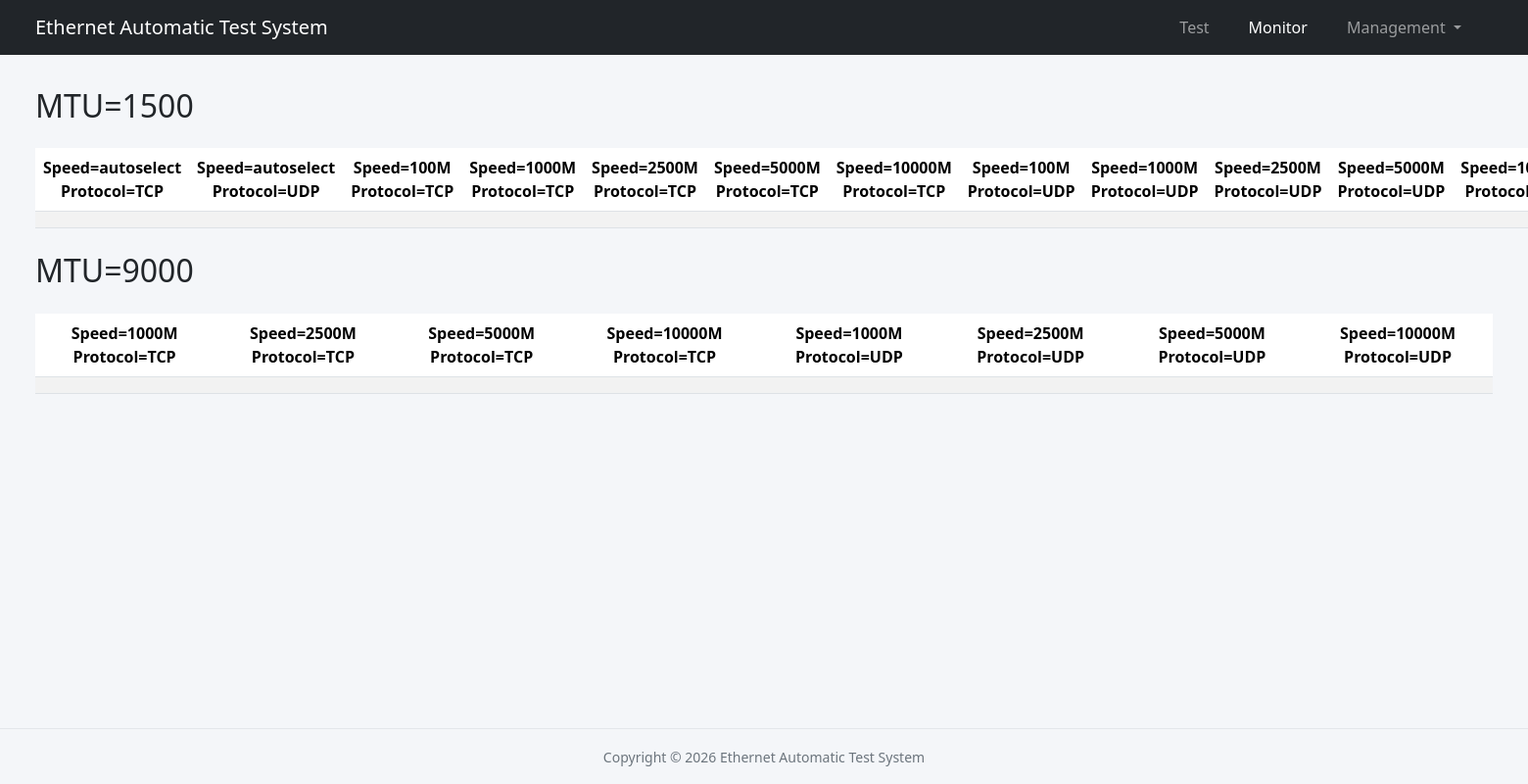
Page /api/iperf_detail/1 on the earlier database version.
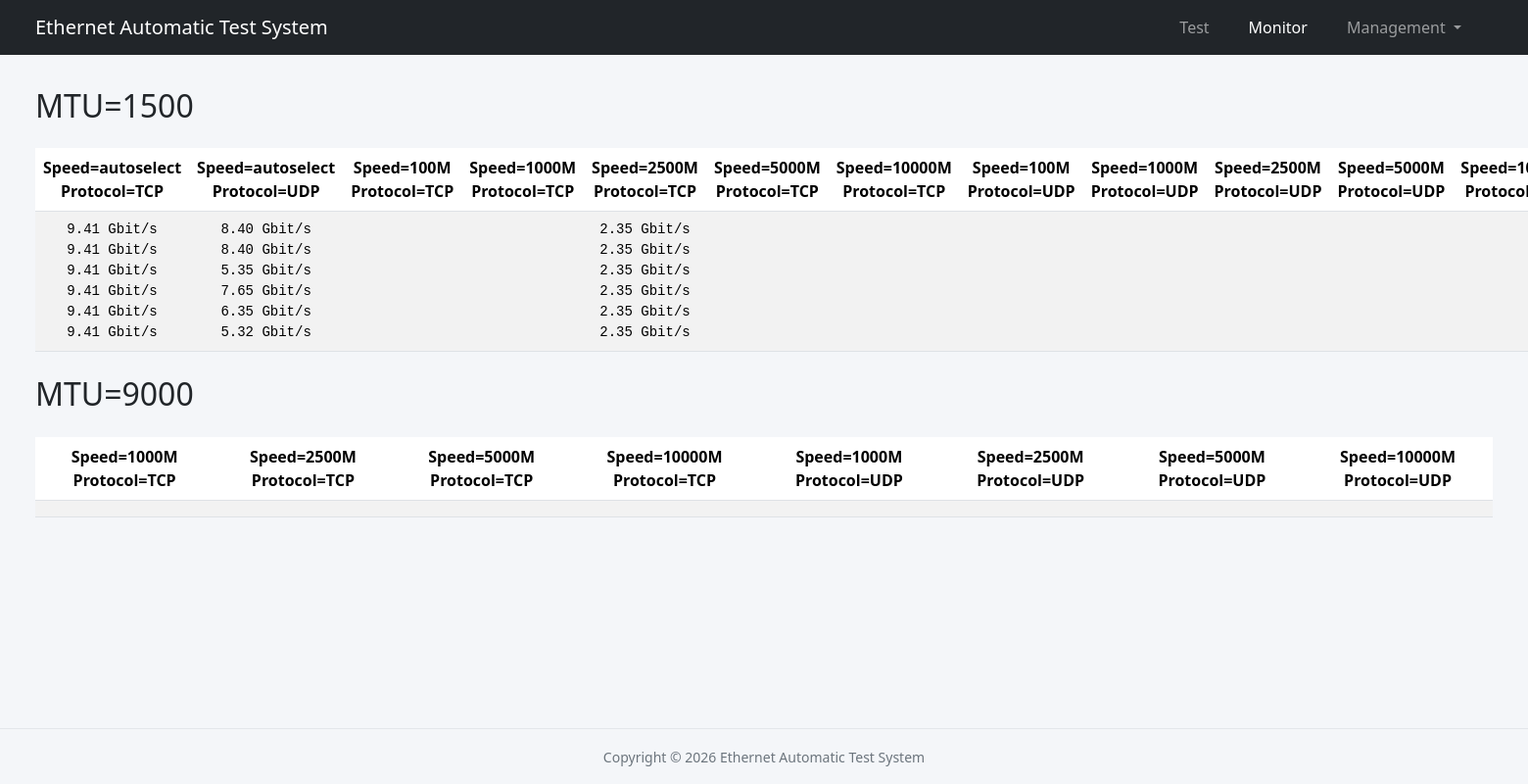
Same page on the later database version.
### libs/models.py (models this page shows)
class Result(db.Model):
    __tablename__ = 'result'
    id = db.Column(db.Integer, primary_key=True)
    switch_model = db.Column(db.String(200), nullable=False, unique=True)
    server_no = db.Column(db.String(20), nullable=False)
    server_sn = db.Column(db.String(50))
    server_ethernet_info = db.Column(db.String(200))
    server_phase = db.Column(db.String(20), nullable=False)
    server_project_code = db.Column(db.String(20), nullable=False)
    server_os_version = db.Column(db.String(50), nullable=False)
    server_bundle = db.Column(db.String(20))
    server_username = db.Column(db.String(50), nullable=False)
    server_hostname = db.Column(db.String(50), nullable=False)
    client_no = db.Column(db.String(20), nullable=False)
    client_sn = db.Column(db.String(50))
    client_ethernet_info = db.Column(db.String(200))
    client_phase = db.Column(db.String(20), nullable=False)
    client_project_code = db.Column(db.String(20), nullable=False)
    client_os_version = db.Column(db.String(50), nullable=False)
    client_bundle = db.Column(db.String(20))
    client_username = db.Column(db.String(50), nullable=False)
    client_hostname = db.Column(db.String(50), nullable=False)
    cable = db.Column(db.String(100), nullable=False)
    eee_status = db.Column(db.String(100))
    ping_test = db.Column(db.String(20))
    sleep_test = db.Column(db.String(20))
    restart_test = db.Column(db.String(20))
    shutdown_test = db.Column(db.String(20))
    mtu1500_autoselect_tcp = db.Column(db.String(200))
    mtu1500_autoselect_udp = db.Column(db.String(200))
    mtu1500_100_tcp = db.Column(db.String(200))
    mtu1500_100_udp = db.Column(db.String(200))
    mtu1500_1g_tcp = db.Column(db.String(200))
    mtu1500_1g_udp = db.Column(db.String(200))
    mtu1500_2500_tcp = db.Column(db.String(200))
    mtu1500_2500_udp = db.Column(db.String(200))
    mtu1500_5g_tcp = db.Column(db.String(200))
    mtu1500_5g_udp = db.Column(db.String(200))
    mtu1500_10g_tcp = db.Column(db.String(200))
    mtu1500_10g_udp = db.Column(db.String(200))
    mtu9000_1g_tcp = db.Column(db.String(200))
    mtu9000_1g_udp = db.Column(db.String(200))
    mtu9000_2500_tcp = db.Column(db.String(200))
    mtu9000_2500_udp = db.Column(db.String(200))
    mtu9000_5g_tcp = db.Column(db.String(200))
    mtu9000_5g_udp = db.Column(db.String(200))
    mtu9000_10g_tcp = db.Column(db.String(200))
    mtu9000_10g_udp = db.Column(db.String(200))
    send_file = db.Column(db.String(100))
    receive_file = db.Column(db.String(100))
    overnight_iperf = db.Column(db.String(100))
    send_file_issue = db.Column(db.Text)
    receive_file_issue = db.Column(db.Text)
    overnight_iperf_issue = db.Column(db.Text)
    ping_test_issue = db.Column(db.Text)
    sleep_test_issue = db.Column(db.Text)
    restart_test_issue = db.Column(db.Text)
    shutdown_test_issue = db.Column(db.Text)
    autoselect_tcp_issue = db.Column(db.Text)
    autoselect_udp_issue = db.Column(db.Text)
    mtu1500_100_tcp_issue = db.Column(db.Text)
    mtu1500_100_udp_issue = db.Column(db.Text)
    mtu1500_1g_tcp_issue = db.Column(db.Text)
    mtu1500_1g_udp_issue = db.Column(db.Text)
    mtu1500_2500_tcp_issue = db.Column(db.Text)
    mtu1500_2500_udp_issue = db.Column(db.Text)
    mtu1500_5g_tcp_issue = db.Column(db.Text)
    mtu1500_5g_udp_issue = db.Column(db.Text)
    mtu1500_10g_tcp_issue = db.Column(db.Text)
    mtu1500_10g_udp_issue = db.Column(db.Text)
    mtu9000_1g_tcp_issue = db.Column(db.Text)
    mtu9000_1g_udp_issue = db.Column(db.Text)
    mtu9000_2500_tcp_issue = db.Column(db.Text)
    mtu9000_2500_udp_issue = db.Column(db.Text)
    mtu9000_5g_tcp_issue = db.Column(db.Text)
    mtu9000_5g_udp_issue = db.Column(db.Text)
    mtu9000_10g_tcp_issue = db.Column(db.Text)
    mtu9000_10g_udp_issue = db.Column(db.Text)
    update_time = db.Column(db.DateTime)
    is_exported = db.Column(db.Boolean, default=False)
    created_at = db.Column(db.DateTime)

### app.py (the view)
@app.route("/api/iperf_detail/<int:result_id>", methods=["GET"])
def iperf_detail(result_id):
    result = Result.query.get_or_404(result_id)
    return render_template("iperf_detail.html", result=result, current_url='monitor')

### templates/iperf_detail.html (shortened to what the changed rows need)
{% extends "base.html" %}
{% block contents %}
<h2 class="my-4">MTU=1500</h2>
<table class="table table-striped">
    <thead>
        <tr>
            <th class="text-center">Speed=autoselect Protocol=TCP</th>
            <th class="text-center">Speed=autoselect Protocol=UDP</th>
            <th class="text-center">Speed=100M  Protocol=TCP</th>
            <th class="text-center">Speed=1000M  Protocol=TCP</th>
            <th class="text-center">Speed=2500M  Protocol=TCP</th>
            <th class="text-center">Speed=5000M  Protocol=TCP</th>
            <th class="text-center">Speed=10000M  Protocol=TCP</th>
            <th class="text-center">Speed=100M  Protocol=UDP</th>
            <th class="text-center">Speed=1000M  Protocol=UDP</th>
            <th class="text-center">Speed=2500M  Protocol=UDP</th>
            <th class="text-center">Speed=5000M  Protocol=UDP</th>
            <th class="text-center">Speed=10000M  Protocol=UDP</th>
        </tr>
    </thead>
    <tbody>
        {% if result %}
        <tr>
            <td>{% if result.mtu1500_autoselect_tcp %}<pre>{{ result.mtu1500_autoselect_tcp }}</pre>{% endif %}</td>
            <td>{% if result.mtu1500_autoselect_udp %}<pre>{{ result.mtu1500_autoselect_udp }}</pre>{% endif %}</td>
            <td>{% if result.mtu1500_100_tcp %}<pre>{{ result.mtu1500_100_tcp }}</pre>{% endif %}</td>
            <td>{% if result.mtu1500_1g_tcp %}<pre>{{ result.mtu1500_1g_tcp }}</pre>{% endif %}</td>
            <td>{% if result.mtu1500_2500_tcp %}<pre>{{ result.mtu1500_2500_tcp }}</pre>{% endif %}</td>
            <td>{% if result.mtu1500_5g_tcp %}<pre>{{ result.mtu1500_5g_tcp }}</pre>{% endif %}</td>
            <td>{% if result.mtu1500_10g_tcp %}<pre>{{ result.mtu1500_10g_tcp }}</pre>{% endif %}</td>
            <td>{% if result.mtu1500_100_udp %}<pre>{{ result.mtu1500_100_udp }}</pre>{% endif %}</td>
            <td>{% if result.mtu1500_1g_udp %}<pre>{{ result.mtu1500_1g_udp }}</pre>{% endif %}</td>
            <td>{% if result.mtu1500_2500_udp %}<pre>{{ result.mtu1500_2500_udp }}</pre>{% endif %}</td>
            <td>{% if result.mtu1500_5g_udp %}<pre>{{ result.mtu1500_5g_udp }}</pre>{% endif %}</td>
            <td>{% if result.mtu1500_10g_udp %}<pre>{{ result.mtu1500_10g_udp }}</pre>{% endif %}</td>
        </tr>
        {% else %}
        <tr>
            <td colspan="12" class="text-center text-muted py-4">
                <i class="bi bi-inbox"></i> There is no test record now.
            </td>
        </tr>
        {% endif %}
    </tbody>
</table>
<h2 class="my-4">MTU=9000</h2>
<table class="table table-striped">
    <thead>
        <tr>
            <th class="text-center">Speed=1000M  Protocol=TCP</th>
            <th class="text-center">Speed=2500M  Protocol=TCP</th>
            <th class="text-center">Speed=5000M  Protocol=TCP</th>
            <th class="text-center">Speed=10000M  Protocol=TCP</th>
            <th class="text-center">Speed=1000M  Protocol=UDP</th>
            <th class="text-center">Speed=2500M  Protocol=UDP</th>
            <th class="text-center">Speed=5000M  Protocol=UDP</th>
            <th class="text-center">Speed=10000M  Protocol=UDP</th>
        </tr>
    </thead>
</table>
{% endblock %}

Differences in the rows shown:
now on this page (row edited): Result: mtu1500_autoselect_tcp "9.41 Gbit/s 9.41 Gbit/s 9.41 Gbit/s 9.41 Gbit/s 9.41 Gbit/s 9.41 Gbit/s", mtu1500_autoselect_udp "8.40 Gbit/s 8.40 Gbit/s 5.35 Gbit/s 7.65 Gbit/s 6.35 Gbit/s 5.32 Gbit/s", mtu1500_2500_tcp "2.35 Gbit/s 2.35 Gbit/s 2.35 Gbit/s 2.35 Gbit/s 2.35 Gbit/s 2.35 Gbit/s"
